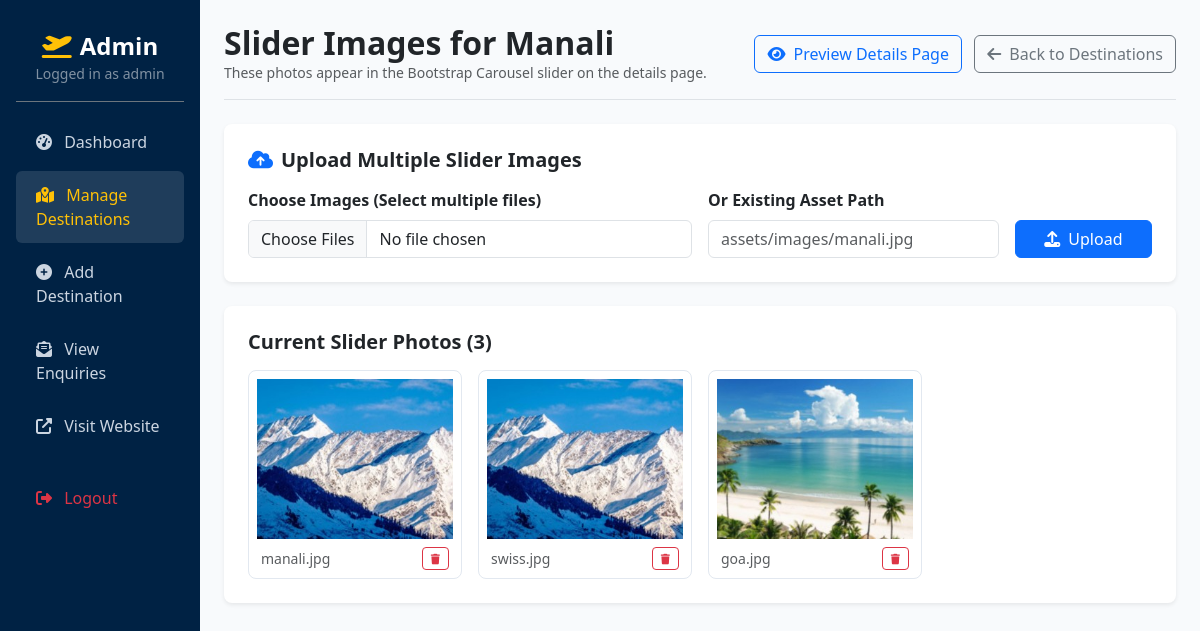
Screenshot of /admin/destination_images.php?id=2 (signed in) with the database file from the repository.
### tables this page shows
CREATE TABLE `destinations` (
  `destination_id` int(11) NOT NULL AUTO_INCREMENT,
  `country_name` varchar(100) NOT NULL,
  `destination_name` varchar(150) NOT NULL,
  `location` varchar(150) DEFAULT NULL,
  `description` text DEFAULT NULL,
  `attractions` text DEFAULT NULL,
  `best_time_to_visit` varchar(100) DEFAULT NULL,
  `price` decimal(10,2) DEFAULT 0.00,
  `main_image` varchar(255) DEFAULT NULL,
  `created_at` timestamp NOT NULL DEFAULT current_timestamp(),
  PRIMARY KEY (`destination_id`)
);

CREATE TABLE `destination_images` (
  `image_id` int(11) NOT NULL AUTO_INCREMENT,
  `destination_id` int(11) NOT NULL,
  `image_path` varchar(255) NOT NULL,
  `created_at` timestamp NOT NULL DEFAULT current_timestamp(),
  PRIMARY KEY (`image_id`),
  KEY `fk_destination` (`destination_id`),
  CONSTRAINT `fk_destination` FOREIGN KEY (`destination_id`) REFERENCES `destinations` (`destination_id`) ON DELETE CASCADE
);

### admin/destination_images.php (the view, shortened to what this page needs)
<?php
require_once '../db.php';
$destination_id = (int) $_GET['id'];
$stmt = $conn->prepare("SELECT * FROM destinations WHERE destination_id = ?");
$stmt->bind_param("i", $destination_id);
$stmt->execute();
$dest = $stmt->get_result()->fetch_assoc();
$img_stmt = $conn->prepare("SELECT * FROM destination_images WHERE destination_id = ? ORDER BY image_id ASC");
$img_stmt->bind_param("i", $destination_id);
$img_stmt->execute();
$images_result = $img_stmt->get_result();
?>
<!DOCTYPE html>
<html lang="en">
<head>
    <link href="https://cdn.jsdelivr.net/npm/bootstrap@5.3.2/dist/css/bootstrap.min.css" rel="stylesheet">
    <link rel="stylesheet" href="https://cdnjs.cloudflare.com/ajax/libs/font-awesome/6.4.2/css/all.min.css">
</head>
<body>
<div class="container-fluid">
    <div class="row">
        <div class="col-md-3 col-lg-2 admin-sidebar p-3 d-none d-md-block">
            <div class="text-center py-3 border-bottom border-secondary mb-3">
                <h4 class="fw-bold mb-0 text-white"><i class="fas fa-plane-departure text-warning me-2"></i>Admin</h4>
                <small class="text-white-50">Logged in as <?php echo htmlspecialchars($_SESSION['admin_username']); ?></small>
            </div>
            <nav>
                <a href="index.php"><i class="fas fa-tachometer-alt me-2"></i> Dashboard</a>
                <a href="destinations.php" class="active"><i class="fas fa-map-marked-alt me-2"></i> Manage Destinations</a>
                <a href="add_destination.php"><i class="fas fa-plus-circle me-2"></i> Add Destination</a>
                <a href="enquiries.php"><i class="fas fa-envelope-open-text me-2"></i> View Enquiries</a>
                <a href="../index.php" target="_blank"><i class="fas fa-external-link-alt me-2"></i> Visit Website</a>
                <a href="logout.php" class="text-danger mt-4"><i class="fas fa-sign-out-alt me-2"></i> Logout</a>
            </nav>
        </div>
        <div class="col-md-9 col-lg-10 p-4">
            <div class="d-flex justify-content-between align-items-center mb-4 pb-3 border-bottom">
                <div>
                    <h2 class="fw-bold text-dark mb-0">Slider Images for <?php echo htmlspecialchars($dest['destination_name']); ?></h2>
                    <p class="text-muted small mb-0">These photos appear in the Bootstrap Carousel slider on the details page.</p>
                </div>
                <div>
                    <a href="../destination_details.php?id=<?php echo $destination_id; ?>" target="_blank" class="btn btn-outline-primary me-2"><i class="fas fa-eye me-1"></i> Preview Details Page</a>
                    <a href="destinations.php" class="btn btn-outline-secondary"><i class="fas fa-arrow-left me-1"></i> Back to Destinations</a>
                </div>
            </div>
            <div class="card border-0 shadow-sm rounded-3 p-4 mb-4">
                <h5 class="fw-bold text-dark mb-3"><i class="fas fa-cloud-upload-alt text-primary me-2"></i>Upload Multiple Slider Images</h5>
                <form method="POST" action="destination_images.php?id=<?php echo $destination_id; ?>" enctype="multipart/form-data">
                    <div class="row g-3 align-items-end">
                        <div class="col-md-6">
                            <label class="form-label fw-semibold">Choose Images (Select multiple files)</label>
                            <input type="file" name="images[]" class="form-control" multiple accept="image/*">
                        </div>
                        <div class="col-md-4">
                            <label class="form-label fw-semibold">Or Existing Asset Path</label>
                            <input type="text" name="image_path" class="form-control" placeholder="assets/images/manali.jpg">
                        </div>
                        <div class="col-md-2">
                            <button type="submit" class="btn btn-primary w-100"><i class="fas fa-upload me-1"></i> Upload</button>
                        </div>
                    </div>
                </form>
            </div>
            <div class="card border-0 shadow-sm rounded-3 p-4">
                <h5 class="fw-bold text-dark mb-3">Current Slider Photos (<?php echo $images_result->num_rows; ?>)</h5>
                <div class="row g-3">
                    <?php if ($images_result && $images_result->num_rows > 0): ?>
                        <?php while($img = $images_result->fetch_assoc()): ?>
                            <div class="col-sm-6 col-md-4 col-lg-3">
                                <div class="gallery-card bg-white p-2">
                                    <img src="../<?php echo htmlspecialchars($img['image_path']); ?>"
                                         alt="Slider Image"
                                         onerror="this.src='../assets/images/goa.jpg';">
                                    <div class="d-flex justify-content-between align-items-center mt-2 px-1">
                                        <small class="text-truncate text-muted" style="max-width: 140px;"><?php echo basename($img['image_path']); ?></small>
                                        <a href="destination_images.php?id=<?php echo $destination_id; ?>&delete_img=<?php echo $img['image_id']; ?>"
                                           class="btn btn-sm btn-outline-danger py-0 px-2"
                                           onclick="return confirm('Remove this image from slider?');" title="Delete Image">
                                        </a>
                                    </div>
                                </div>
                            </div>
                        <?php endwhile; ?>
                    <?php endif; ?>
                </div>
            </div>
        </div>
    </div>
</div>
</body>
</html>

### admin/destination_images.php (style rules this page uses)
body { background-color: #f8fafc; font-family: 'Segoe UI', Tahoma, Geneva, Verdana, sans-serif; }
.admin-sidebar { background: #002244; min-height: 100vh; color: #ffffff; }
.admin-sidebar a { color: #cbd5e1; text-decoration: none; padding: 12px 20px; display: block; border-radius: 6px; margin-bottom: 5px; }
.admin-sidebar a:hover, .admin-sidebar a.active { background: rgba(255, 255, 255, 0.12); color: #ffc107; }
.gallery-card { border-radius: 8px; overflow: hidden; border: 1px solid #e2e8f0; position: relative; }
.gallery-card img { width: 100%; height: 160px; object-fit: cover; }

### rows the page displays
destinations: destination_name "Manali"
destination_images: image_path (picture), image_path "manali.jpg"
destination_images: image_path (picture), image_path "swiss.jpg"
destination_images: image_path (picture), image_path "goa.jpg"

### other values shown
$_SESSION['admin_username'] "admin"
$images_result->num_rows "3"
